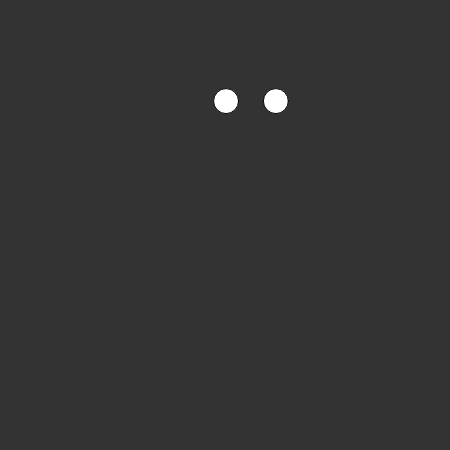
Frame 1 (no input)
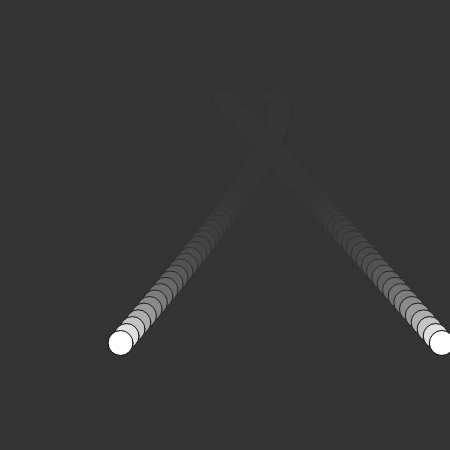
Frame 60 (no input)
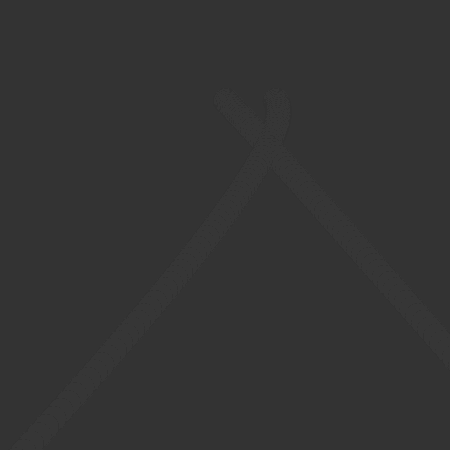
Frame 120 (the mouse pressed at the canvas centre since frame 60)

The p5.js sketch that drew these frames (run headless with seeded random() and noise() and a simulated clock; from frame 60 on, the mouse is pressed at the canvas centre):

// p5.js sketch
// ── sketch.js
let particles = []

function setup() {
  createCanvas(450,450);
  frameRate(34);
  background(51);
  // Particle 1 attributes
  let p1_velocity = new p5.Vector(1, 1);
  let p1_acceleration =new p5.Vector(random(-1,1) * 0.2, 0.1);
  let p1_position = new p5.Vector(width/2, 100);

  // Particle 2 attributes
  let p2_velocity = new p5.Vector(1, 1);
  let p2_acceleration =new p5.Vector(random(-1,1) * 0.2, 0.1);
  let p2_position = new p5.Vector(width/2 + 50, 100);

  // Add particles to list
  particles.push(new Particle(p1_position, p1_velocity, p1_acceleration));
  particles.push(new Particle(p2_position, p2_velocity, p2_acceleration));
}

function draw() {
  background(51, 40);
  fill(255);
  particles[0].update();
  particles[0].show();
  particles[1].update();
  particles[1].show();
}

// ── Particle.js
class Particle {
  constructor(_position, _velocity, _acceleration) {
      this.position = _position.copy();
      this.velocity = _velocity.copy();
      this.acceleration = _acceleration.copy();
  }

  update() {
    this.velocity.add(this.acceleration);
    this.position.add(this.velocity);
    // this.acceleration.mult(0);
  }

  show() {
    fill(255);
    ellipse(this.position.x, this.position.y, 25,25);
  }
}
